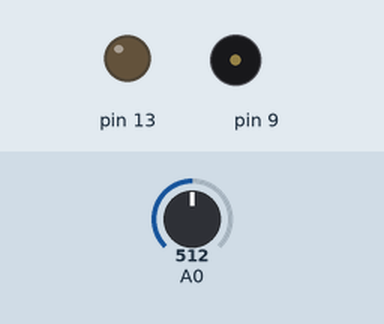
Bench run of a sketch on a simulated Arduino Uno, built with avr-gcc and run on an emulated ATmega328P. Parts: output pins drawn as LEDs (lit = HIGH), buzzer (waves = sounding). Dashed ring = blinking. The test bench sets the inputs (shaded band); at power-on: A0 = 512.

Above: at 1.1 s.
At 2.5 s:
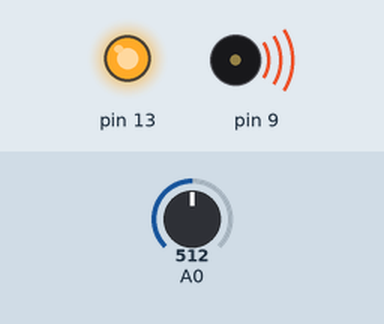
2.6 s: A0 set to 0
6.1 s: A0 set to 511
At 7.8 s:
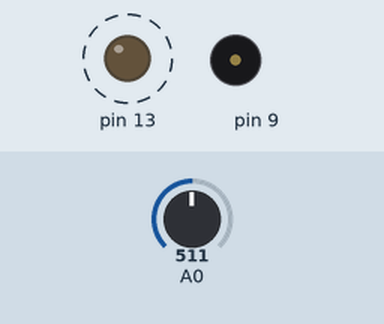
Timing chart, 0 to 15.6 s (numbered marks = the images above; inputs shaded):
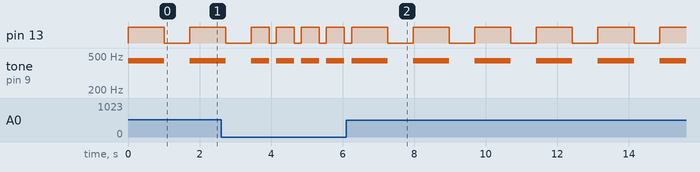

The sketch:

sketch02.ino
```cpp
void setup() {
  pinMode(13,OUTPUT);
  pinMode(2,INPUT);
}

void loop() {
  //int button=digitalRead
  digitalWrite(13,HIGH);
  int dial = analogRead(0);
  tone(9,440);
  delay(500);
  delay(dial);
  digitalWrite(13,LOW);
  noTone(9);
  delay(200);
  delay(dial);
}
```

Measured:
- after the input at 6.1 s, pin 13: alternates HIGH for 1.0 s and LOW for 0.71 s, starting after 1.2 s; tone on pin 9: alternates 440 Hz for 1.0 s and silent for 0.71 s, starting after 1.2 s
- by itself, pin 13: repeats every 0.70 s: HIGH 0.50 s, LOW 0.20 s
- by itself, tone on pin 9: repeats every 0.70 s: 440 Hz 0.50 s, silent 0.20 s
